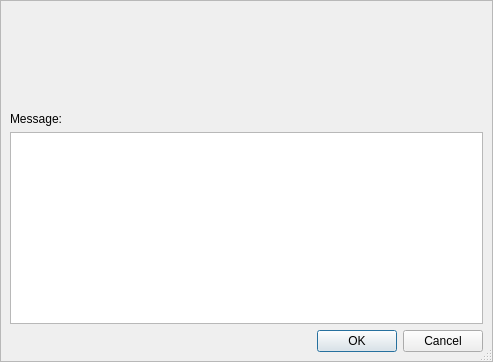
<?xml version="1.0" encoding="UTF-8"?>
<ui version="4.0">
 <class>FriendRecommendDialog</class>
 <widget class="QDialog" name="FriendRecommendDialog">
  <property name="geometry">
   <rect>
    <x>0</x>
    <y>0</y>
    <width>493</width>
    <height>362</height>
   </rect>
  </property>
  <property name="windowTitle">
   <string>Friend Recommendations</string>
  </property>
  <property name="windowIcon">
   <iconset resource="images.qrc">
    <normaloff>:/images/rstray3.png</normaloff>:/images/rstray3.png</iconset>
  </property>
  <property name="sizeGripEnabled">
   <bool>true</bool>
  </property>
  <layout class="QGridLayout" name="gridLayout_2">
   <property name="margin">
    <number>0</number>
   </property>
   <property name="spacing">
    <number>0</number>
   </property>
   <item row="0" column="0">
    <widget class="HeaderFrame" name="headerFrame">
     <property name="frameShape">
      <enum>QFrame::NoFrame</enum>
     </property>
     <property name="frameShadow">
      <enum>QFrame::Raised</enum>
     </property>
    </widget>
   </item>
   <item row="1" column="0">
    <widget class="QFrame" name="frame_2">
     <property name="frameShape">
      <enum>QFrame::StyledPanel</enum>
     </property>
     <property name="frameShadow">
      <enum>QFrame::Raised</enum>
     </property>
     <layout class="QGridLayout" name="gridLayout">
      <item row="0" column="0">
       <layout class="QHBoxLayout" name="horizontalLayout">
        <item>
         <widget class="FriendSelectionWidget" name="recommendList" native="true">
          <property name="sizePolicy">
           <sizepolicy hsizetype="Preferred" vsizetype="MinimumExpanding">
            <horstretch>0</horstretch>
            <verstretch>0</verstretch>
           </sizepolicy>
          </property>
         </widget>
        </item>
        <item>
         <widget class="FriendSelectionWidget" name="toList" native="true">
          <property name="sizePolicy">
           <sizepolicy hsizetype="Preferred" vsizetype="MinimumExpanding">
            <horstretch>0</horstretch>
            <verstretch>0</verstretch>
           </sizepolicy>
          </property>
         </widget>
        </item>
       </layout>
      </item>
      <item row="2" column="0">
       <widget class="QTextEdit" name="messageEdit">
        <property name="sizePolicy">
         <sizepolicy hsizetype="Expanding" vsizetype="Preferred">
          <horstretch>0</horstretch>
          <verstretch>0</verstretch>
         </sizepolicy>
        </property>
       </widget>
      </item>
      <item row="3" column="0">
       <widget class="QDialogButtonBox" name="buttonBox">
        <property name="orientation">
         <enum>Qt::Horizontal</enum>
        </property>
        <property name="standardButtons">
         <set>QDialogButtonBox::Cancel|QDialogButtonBox::Ok</set>
        </property>
       </widget>
      </item>
      <item row="1" column="0">
       <widget class="QLabel" name="label">
        <property name="text">
         <string>Message:</string>
        </property>
       </widget>
      </item>
     </layout>
     <zorder></zorder>
     <zorder>messageEdit</zorder>
     <zorder>buttonBox</zorder>
     <zorder>label</zorder>
    </widget>
   </item>
  </layout>
 </widget>
 <customwidgets>
  <customwidget>
   <class>FriendSelectionWidget</class>
   <extends>QWidget</extends>
   <header>gui/common/FriendSelectionWidget.h</header>
   <container>1</container>
  </customwidget>
  <customwidget>
   <class>HeaderFrame</class>
   <extends>QFrame</extends>
   <header>gui/common/HeaderFrame.h</header>
   <container>1</container>
  </customwidget>
 </customwidgets>
 <resources>
  <include location="images.qrc"/>
 </resources>
 <connections/>
</ui>
